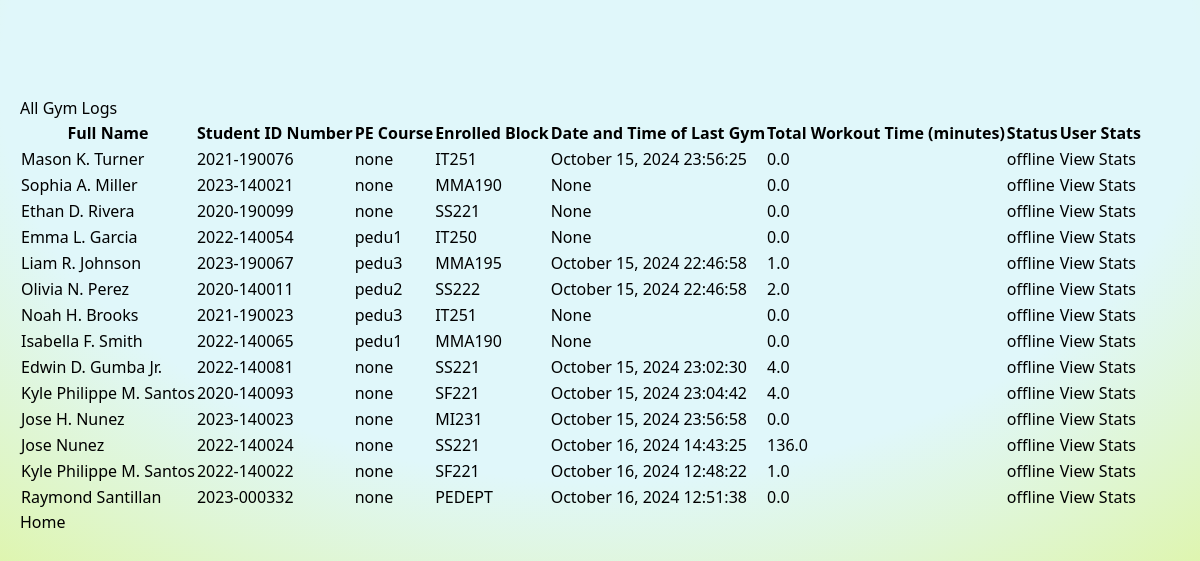
The app's page /gym_info, older data.
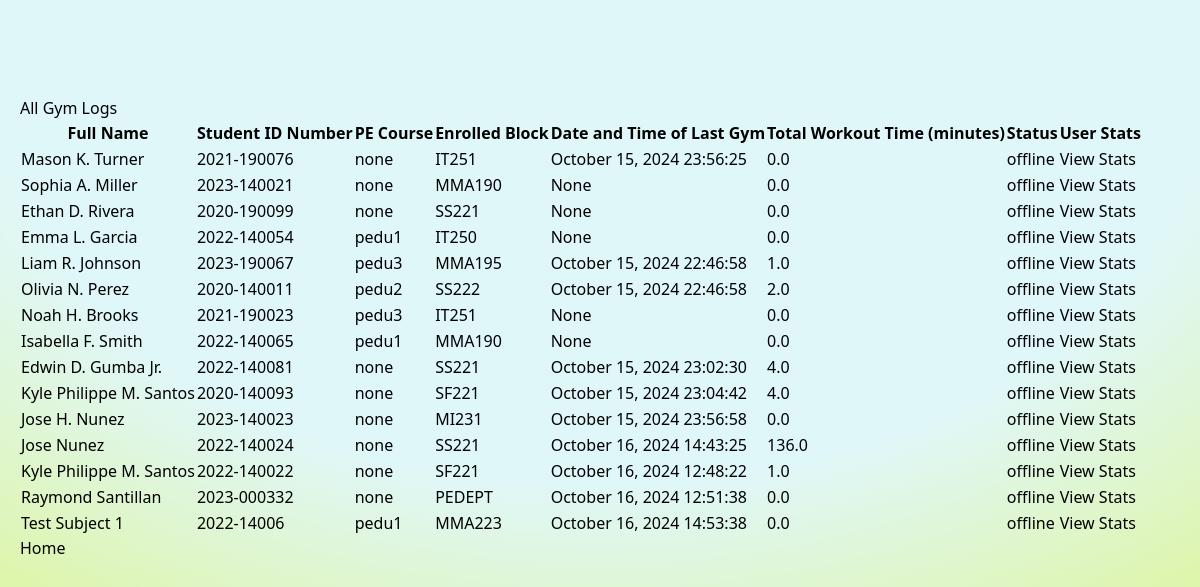
The same page, newer data.
### models.py (models this page shows)
class StudentData(db.Model):
    id = db.Column(db.Integer, primary_key=True)
    full_name = db.Column(db.String(100), nullable=False)
    student_id = db.Column(db.String(15), nullable=False, unique=True)
    pe_course = db.Column(db.String(10), nullable=False)
    enrolled_block = db.Column(db.String(10), nullable=False)
    rfid = db.Column(db.String(50), nullable=False, unique=True)
    status = db.Column(db.String(10), nullable=False, default='offline')  # online or offline
    last_gym = db.Column(db.DateTime, nullable=True)  # DateTime of last gym session end
    total_workout_time = db.Column(db.Float, nullable=False, default=0.0)  # Total workout time in minutes
    last_login = db.Column(db.DateTime, nullable=True)  # DateTime of last gym session start
    completed_sessions = db.Column(db.Integer, nullable=False, default=0)  # Number of completed gym sessions

### main.py (the view)
@app.route('/gym_info')
def gym_info():
    all_logs = StudentData.query.all()
    for log in all_logs:
        if log.last_gym:
            log.last_gym = log.last_gym.strftime("%B %d, %Y %H:%M:%S")
    return render_template('gym_info.html', all_logs=all_logs)

### templates/gym_info.html (shortened to what this page needs)
{% extends 'layouts/base.html' %}
{% block content %}
    <h1>All Gym Logs</h1>
    <table>
        <thead>
            <tr>
                <th>Full Name</th>
                <th>Student ID Number</th>
                <th>PE Course</th>
                <th>Enrolled Block</th>
                <th>Date and Time of Last Gym </th>
                <th>Total Workout Time (minutes)</th>
                <th>Status</th>
                <th>User Stats</th>
            </tr>
        </thead>
        <tbody>
            {% for log in all_logs %}
            <tr>
                <td>{{ log.full_name }}</td>
                <td>{{ log.student_id }}</td>
                <td>{{ log.pe_course }}</td>
                <td>{{ log.enrolled_block }}</td>
                <td>{{ log.last_gym }}</td>
                <td>{{ log.total_workout_time | round }}</td>
                <td>{{ log.status }}</td>
                <td><a href = "/individual_stats/{{log.student_id}}">View Stats</a></td>
            </tr>
            {% endfor %}
        </tbody>
    </table>
{% endblock %}

### templates/layouts/base.html (shortened to what this page needs)
<!DOCTYPE html>
<html lang="en" class = "absolute inset-0 -z-10 h-full w-full px-5 py-24 [background:radial-gradient(125%_125%_at_50%_10%,#e0f7fa_40%,#dcf235_100%)]">
<head>
    <link rel="stylesheet" href="{{ url_for('static', filename='css/styles.css') }}">
    <script src="https://cdn.tailwindcss.com"></script>
</head>
<body>
    <div class ="HomeContent">
        {% block content %}
        {% endblock %}
        <a href="/">Home</a>
    </div>
</body>
</html>

### static/css/styles.css (style rules this page uses)
html { background: radial-gradient(125% 125% at 50% 10%, #e0f7fa 40%, #dcf235 100%); }

Row changes from the older to the newer data that the page shows:
added StudentData: full_name "Test Subject 1", student_id "2022-14006", pe_course "pedu1", enrolled_block "MMA223", last_gym "October 16, 2024 14:53:38", total_workout_time "0.0", status "offline"
